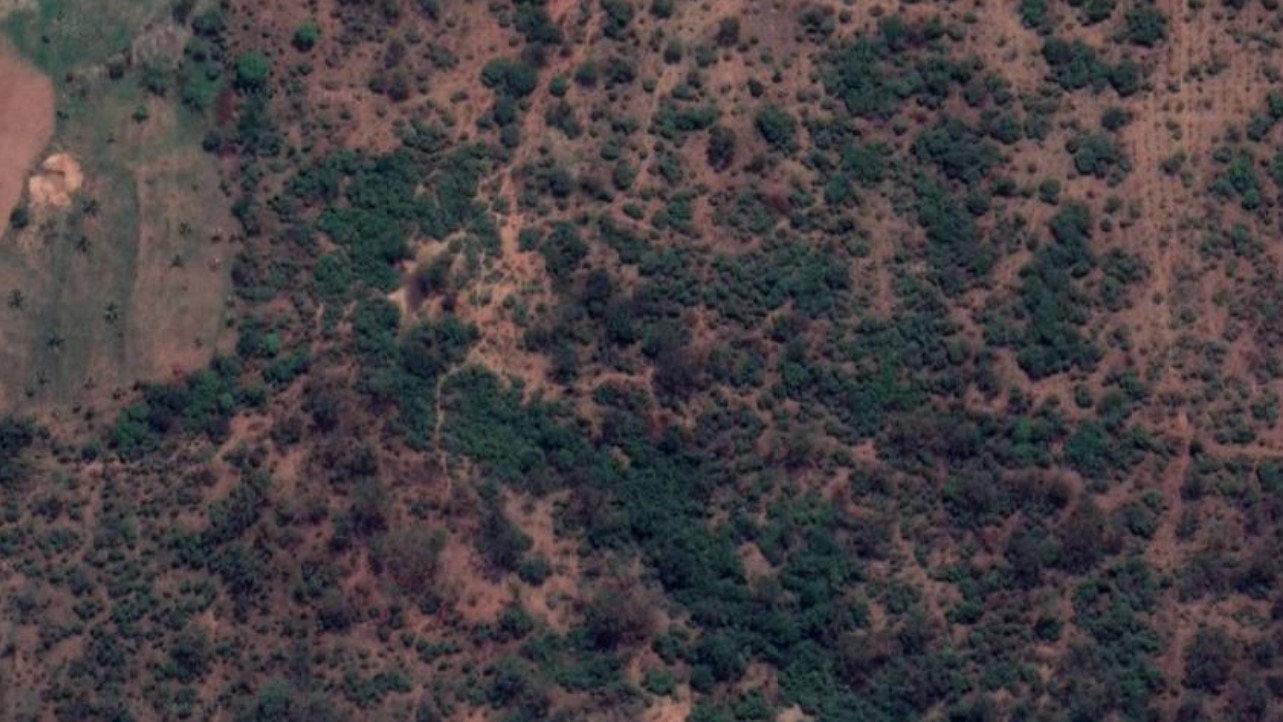
#> input picture greenperc/images/gnanabharthi/gb3.jpg, 1283 x 722 px
$ python opencvgreen.py
#> lines starting #> are read from the running program, lines starting #| are printed output that depends on the picture; after the words box and inside, x2 and y2 are one past the last pixel; in counts of white or black regions, pixels touching at a corner belong together
import cv2
import numpy as np
import os

def green_prec(image_path):

#> called with image_path = 'greenperc/images/gnanabharthi/gb3.jpg'
	img = cv2.imread(image_path)
#> img is the input picture: shape (722, 1283, 3); mean B, G, R 66, 63.2, 69.6
	#images are converted to 16:9 dimensions
	img = cv2.resize(img,(800,450)).tolist()
#> img = 450 items

	for x in range(800):
		for y in range(450):
			if(img[y][x][1] > img[y][x][2] and img[y][x][1] > img[y][x][2]):
				img[y][x] = [255, 255, 255]
			else:
				img[y][x] = [0, 0, 0]

	img = np.array(img)
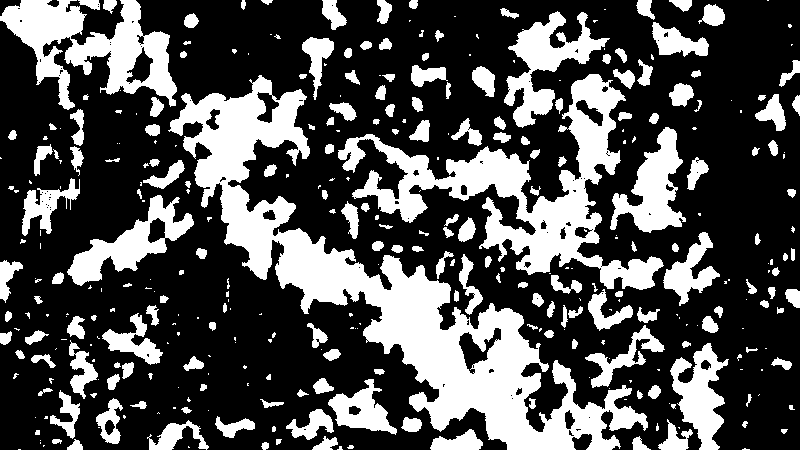
#> img: shape (450, 800, 3) int64; 31.5% white; 361 white regions (164 under 20 px), largest, box (x1, y1, x2, y2) and area: (168, 75, 648, 450) 36951, (338, 74, 664, 290) 17548, (0, 0, 177, 110) 8682
	# Taking a matrix of size 5 as the kernel

	cv2.imwrite('test.jpg', img)

	img = cv2.imread('test.jpg')
#> img: shape (450, 800, 3); min 0, max 255, mean 80.5

	kernel = np.ones((5,5))
	img = cv2.dilate(img, kernel, iterations=1)
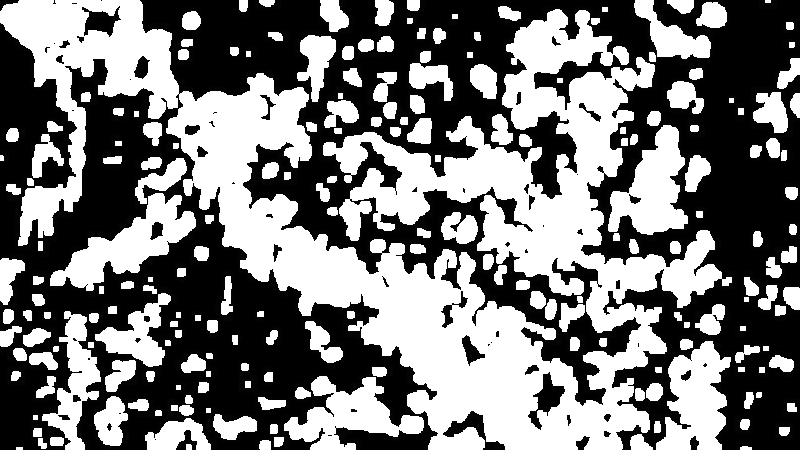
#> img: shape (450, 800, 3); min 0, max 255, mean 121.1
	img = img.tolist()

	count = 0
	for i in img:
		for j in i:
			if max(j) > 128:
				count += 1
#> after the loop, count = 169971


	return str(round(count/3600, 2))

file_data = open("data.txt","w")

images_path = os.getcwd()+'/images'
locations_paths = [x[0] for x in os.walk(images_path)]

for i in range(1, len(locations_paths)):
	location_path = locations_paths[i]
	location = location_path[len(images_path)+1:]
	img_location = "/images/" + location
	for root, direcs, files in os.walk(location_path):
		for filename in files:
			print(filename)
			print(img_location)
			print(green_prec(os.getcwd() + img_location + "/" + filename))
			file_data.write(filename + "," + img_location + "," + 	green_prec(os.getcwd() + img_location + "/" + filename) + "\n")
			print()
#> pass 2 of the loop `for i in range(1, len(locations_paths)):`:
#> location = 'cubbon'
#> img_location = '/images/cubbon'
#| /images/cubbon
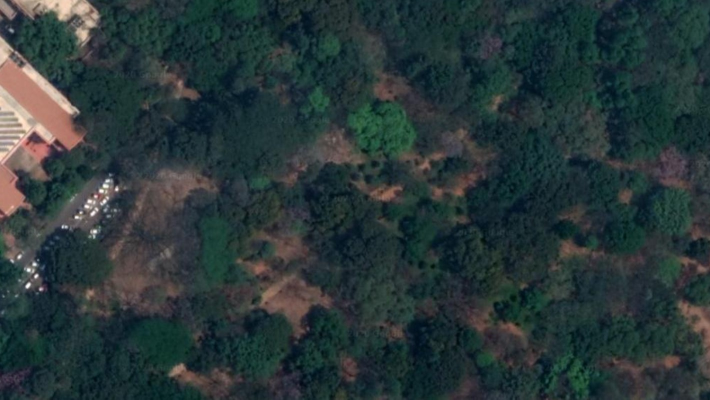
#> input picture greenperc/images/cubbon/cb1.jpg, 1420 x 799 px (shown at 1/2 size)
#> in green_prec, img is the input picture: shape (799, 1420, 3); mean B, G, R 56.4, 55.4, 41.3
#> in green_prec (call 5), `img = np.array(img)`:
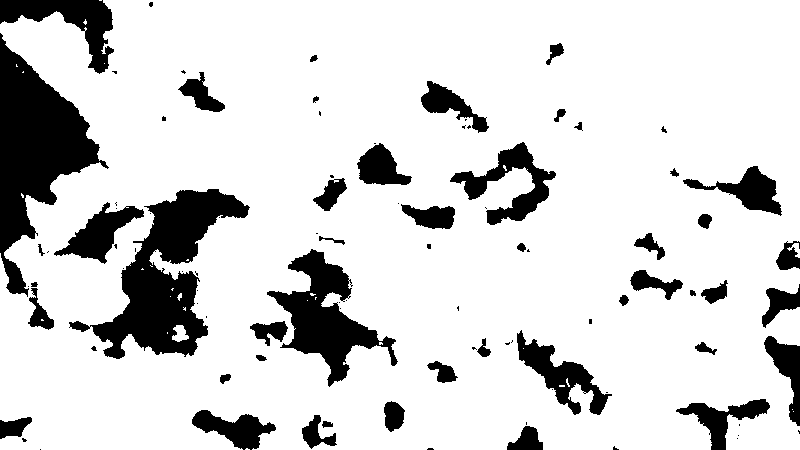
#> img: shape (450, 800, 3) int64; 83.6% white; 96 black regions (49 under 20 px), largest, box (x1, y1, x2, y2) and area: (0, 33, 109, 297) 11817, (69, 189, 250, 359) 11240, (267, 249, 398, 387) 6310
#> in green_prec (call 5), `img = cv2.dilate(img, kernel, iterations=1)`:
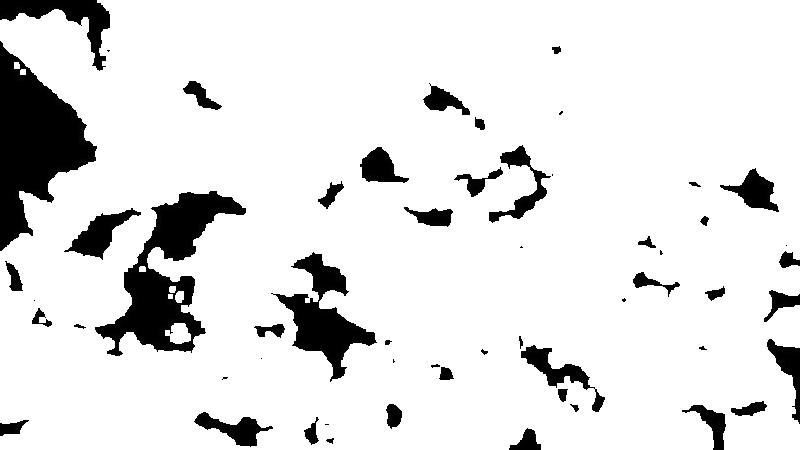
#> img: shape (450, 800, 3); min 0, max 255, mean 226.1
#> after the loop in green_prec (call 5), `for i in img:`: count = 319004

file_data.close()
